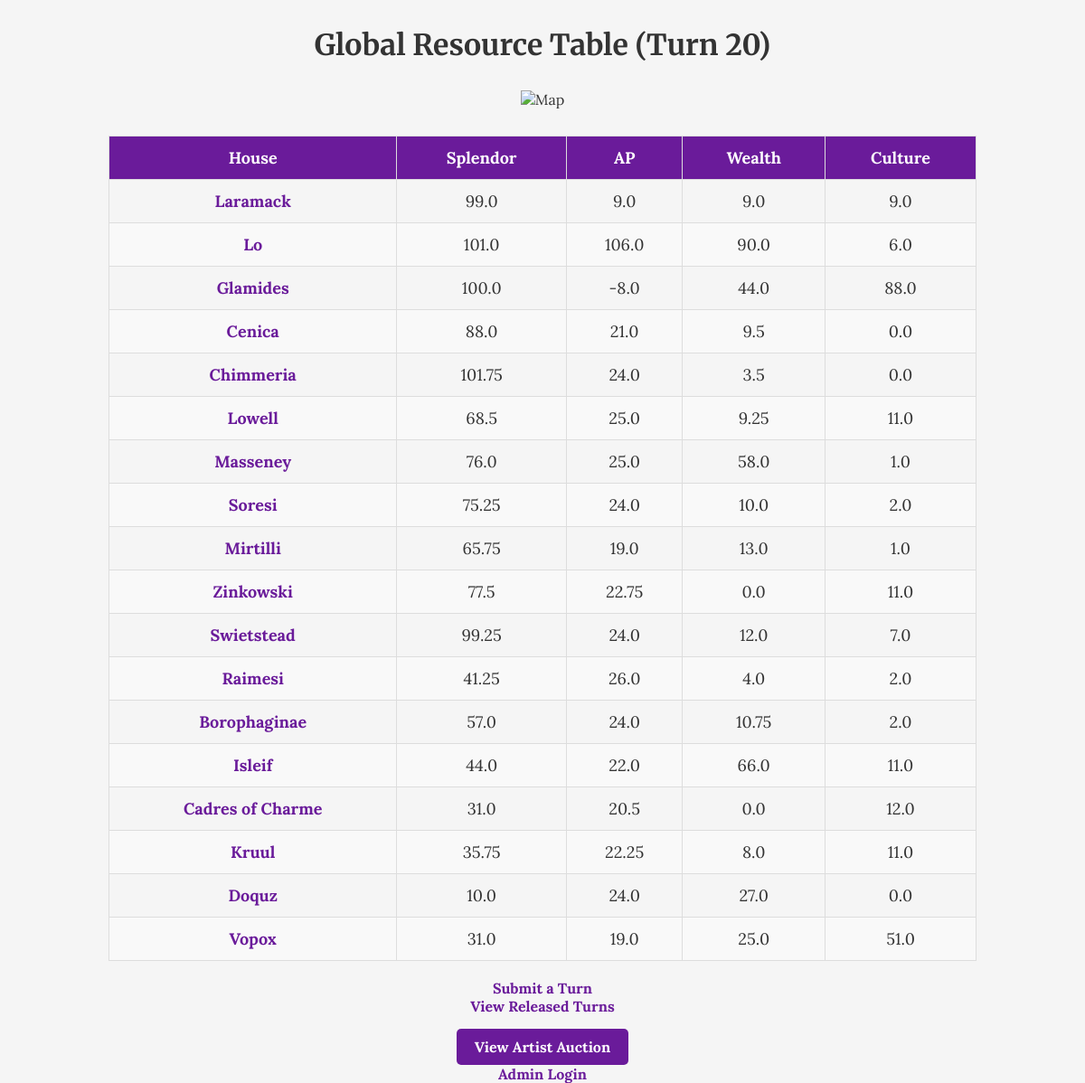
Before: / with the older database file.
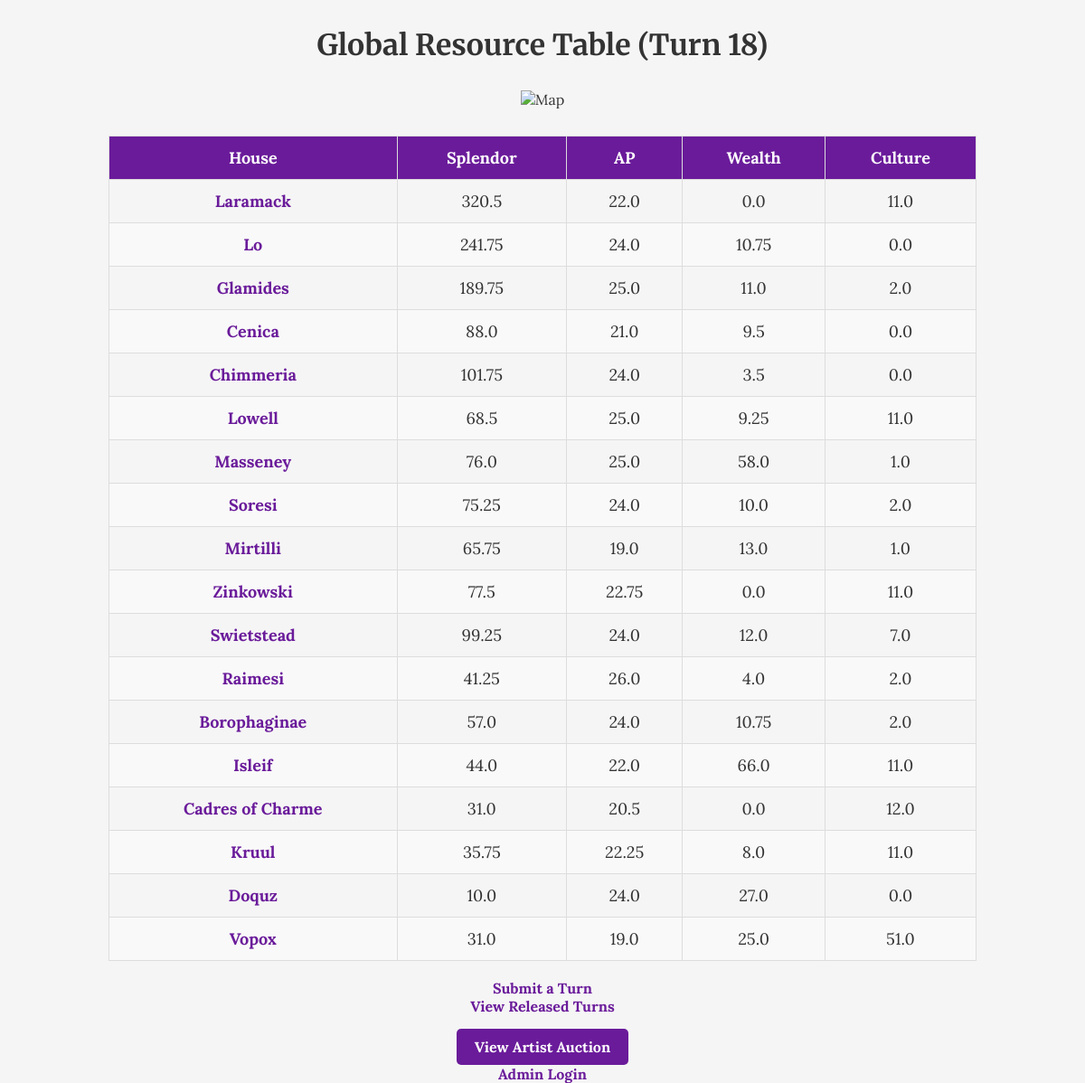
After: the same page with the newer database file.
### mopMap.py (models this page shows)
class GlobalResource(db.Model):
    id = db.Column(db.Integer, primary_key=True)
    house = db.Column(db.String(80), nullable=False, unique=True)
    splendor = db.Column(db.Float, nullable=False)
    ap = db.Column(db.Float, nullable=False)
    wealth = db.Column(db.Float, nullable=False)
    culture = db.Column(db.Float, nullable=False)

### mopMap.py (the view)
@app.route('/')
def index():
    global_turn = GlobalTurn.query.first()
    if global_turn is None:
        global_turn_number = 18  # Default if no global turn is found
    else:
        global_turn_number = global_turn.turn_number
    global_resources = GlobalResource.query.all()
    return render_template('index.html', global_resources=global_resources, global_turn=global_turn_number)

### mopMap.py (called while the page is built)
@app.before_request
def initialize_global_turn():
    global_turn = GlobalTurn.query.first()
    if global_turn is None:
        new_global_turn = GlobalTurn(turn_number=18)
        db.session.add(new_global_turn)
        db.session.commit()

### templates/index.html (shortened to what this page needs)
<!DOCTYPE html>
<html lang="en">
<head>
</head>
<body>
    <h1>Global Resource Table (Turn {{ global_turn }})</h1>
    <div class="map-container">
        <img src="{{ url_for('static', filename='map.png') }}" alt="Map">
    </div>
    <table>
        <thead>
            <tr>
                <th>House</th>
                <th>Splendor</th>
                <th>AP</th>
                <th>Wealth</th>
                <th>Culture</th>
            </tr>
        </thead>
        <tbody>
            {% for resource in global_resources %}
            <tr>
                <td><a href="{{ url_for('view_house_turns', house=resource.house) }}">{{ resource.house }}</a></td>
                <td>{{ resource.splendor }}</td>
                <td>{{ resource.ap }}</td>
                <td>{{ resource.wealth }}</td>
                <td>{{ resource.culture }}</td>
            </tr>
            {% endfor %}
        </tbody>
    </table>
    <br>
    <div style="text-align:center;">
        <a href="{{ url_for('submit_turn') }}">Submit a Turn</a><br>
        <a href="{{ url_for('view_turns') }}">View Released Turns</a><br>
        <a href="{{ url_for('artist_auction') }}" class="nav-link">View Artist Auction</a><br>
        <a href="{{ url_for('admin') }}">Admin Login</a>
    </div>
</body>
</html>

Changed rows visible on the page:
changed GlobalResource "Laramack": splendor "99.0" → "320.5"; ap "9.0" → "22.0"; wealth "9.0" → "0.0"; culture "9.0" → "11.0"
changed GlobalResource "Lo": splendor "101.0" → "241.75"; ap "106.0" → "24.0"; wealth "90.0" → "10.75"; culture "6.0" → "0.0"
changed GlobalResource "Glamides": splendor "100.0" → "189.75"; ap "-8.0" → "25.0"; wealth "44.0" → "11.0"; culture "88.0" → "2.0"
Other visible differences:
{{ global_turn }}: "20" → "18"
